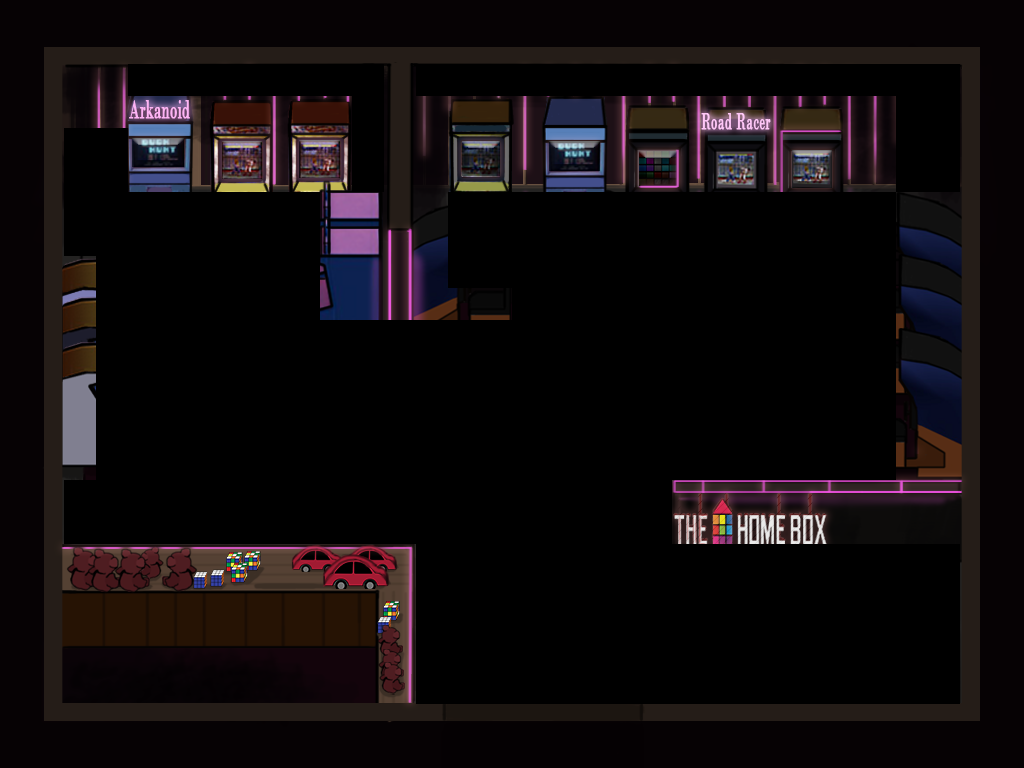

Rendered tile map (Tiled .tmx) drawn with the repository's tilesets; below, a short description and the map source with its tile grids summarised:
An orthogonal 32x24 tile map with 32x32 px tiles, 2 tile layers (Foreground, Overlap), 1 hidden layer not drawn, 4 tilesets and 5 objects (3x Activity, Player, Door).

<map version="1.2" tiledversion="1.3.1" orientation="orthogonal" renderorder="right-down" compressionlevel="0" width="32" height="24" tilewidth="32" tileheight="32" infinite="0" nextlayerid="6" nextobjectid="126">
 <tileset firstgid="1" source="../../Tiled Tilesets/Square.tsx" />
 <tileset firstgid="2" source="../../Tiled Tilesets/Colors.tsx" />
 <tileset firstgid="3" source="Checkers.tsx" />
 <tileset firstgid="4" source="../../Tiled Tilesets/MainHubV1.tsx" />
 <layer id="4" name="Background" width="32" height="24" visible="0">
  <data>[768 cells, 768 non-empty, 768 distinct tile ids]</data>
 </layer>
 <objectgroup id="2" name="Object Layer 1" visible="0">
  <object id="1" name="Player" x="512" y="608" width="32" height="32" />
  <object id="121" name="Door" gid="2" x="704" y="832" width="32" height="224">
   <properties>
    <property name="GoTo" value="Bar" />
    <property name="Type" type="int" value="1" />
   </properties>
  </object>
  <object id="123" name="Activity" gid="2" x="128" y="192" width="64" height="96">
   <properties>
    <property name="Activity" value="Arkanoid" />
    <property name="ButtonToStart" value="E" />
    <property name="Type" type="int" value="1" />
   </properties>
  </object>
  <object id="124" name="Activity" gid="2" x="704" y="192" width="64" height="96">
   <properties>
    <property name="Activity" value="Race" />
    <property name="ButtonToStart" value="E" />
    <property name="Type" type="int" value="1" />
   </properties>
  </object>
  <object id="125" name="Activity" gid="2" x="224" y="608" width="96" height="96">
   <properties>
    <property name="Activity" value="OpenShop" />
    <property name="ButtonToStart" value="E" />
    <property name="Type" type="int" value="1" />
   </properties>
  </object>
 </objectgroup>
 <layer id="3" name="Foreground" width="32" height="24">
  <data>[768 cells, 361 non-empty, 361 distinct tile ids]</data>
 </layer>
 <layer id="5" name="Overlap" width="32" height="24">
  <data>[768 cells, 49 non-empty, 49 distinct tile ids]</data>
 </layer>
</map>
